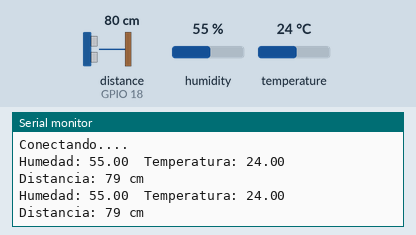
This sketch was run on a simulated ESP32. On the bench: the last lines printed to the serial monitor. Wiring (inferred from the names in the program): ultrasonic range finder: trigger GPIO 5; echo GPIO 18. Inputs (shaded band) come from the test bench; at power-on: distance to the obstacle (sensor on GPIO 18) 80 cm, humidity 55 %, temperature 24 °C. The echo pulse lasts 58.3 µs per cm; nothing arrives over Bluetooth unless stated.

Above: at 1.8 s.
1.9 s: distance to the obstacle (sensor on GPIO 18) set to 2 cm
At 3.3 s:
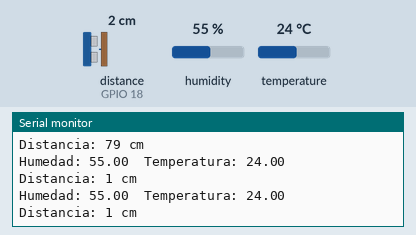
3.4 s: humidity set to 22 %
At 4.7 s:
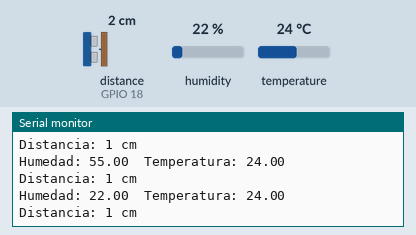
4.9 s: temperature set to 12 °C
At 6.3 s:
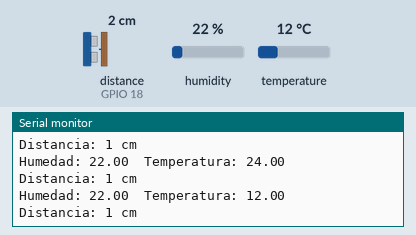
6.4 s: distance to the obstacle (sensor on GPIO 18) set to 4 cm
At 7.7 s:
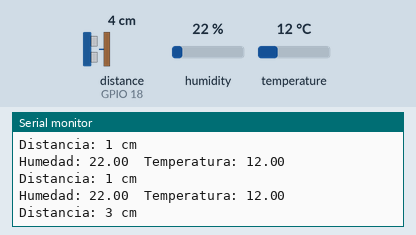
7.9 s: humidity set to 40 %
At 9.7 s:
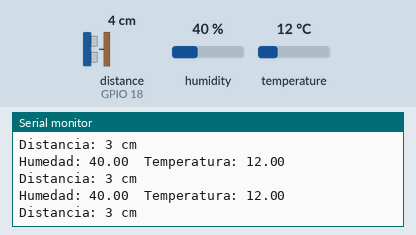
Timing chart, 0 to 10.4 s (numbered marks = the images above; inputs shaded):
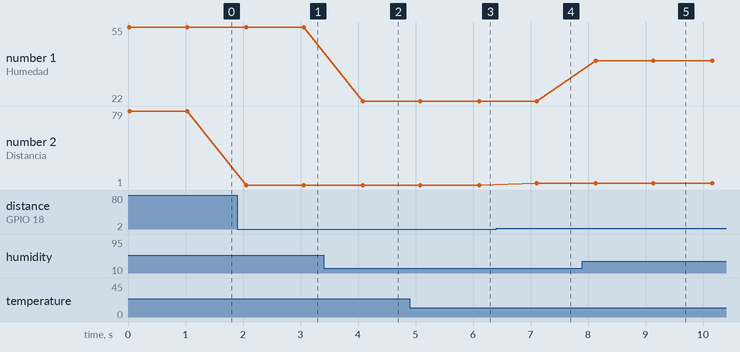

Measured:
- after the input at 1.9 s, the serial monitor: prints a new line after 0.16 s (image 1)
- after the input at 3.4 s, the serial monitor: prints a new line after 0.68 s (image 2)
- after the input at 4.9 s, the serial monitor: prints a new line after 1.2 s (image 3)
- after the input at 6.4 s, the serial monitor: prints a new line after 0.71 s (image 4)
- after the input at 7.9 s, the serial monitor: prints a new line after 0.24 s (image 5)
- plotted number 1: 55 → 22 after the input at 3.4 s, 22 → 40 after the input at 7.9 s
- plotted number 2: 79 → 1 after the input at 1.9 s, 1 → 3 after the input at 6.4 s

The sketch:

Sensor_DistTempHum_bluetooth.ino
```cpp
#include "BluetoothSerial.h"
#include <DHT.h>

BluetoothSerial SerialBT;

#define DHT_sensor_type DHT11
#define DHT_sensor_pin 4 //En el ESP32 solo puede ser el pin 4
#define Trigger 5
#define Echo 18

DHT dht_sensor(4, DHT11);

void setup() {
  Serial.println("Conectando....");
  SerialBT.begin("ESP32_LABVIEWX_team5");

  Serial.begin(115200);
  dht_sensor.begin();
  pinMode(Trigger, OUTPUT); //pin de salida
  pinMode(Echo, INPUT); //pin de entrada
  digitalWrite(Trigger, LOW); //inicializar el pin con 0
}

void loop() {
  float humedad = dht_sensor.readHumidity();
  int t; //tiempo
  int d; //distancia

  float temperatura = dht_sensor.readTemperature();

  if(isnan(humedad) || isnan(temperatura)){
    Serial.println("ERROR");
  }
  else{
    //Sensor de temp/humedad
    Serial.print("Humedad: ");
    Serial.print(humedad);
    Serial.print("\tTemperatura: ");
    Serial.print(temperatura);
    Serial.println();

    SerialBT.print("Humedad: ");
    SerialBT.print(humedad);
    SerialBT.print("    Temperatura: ");
    SerialBT.print(temperatura);
    SerialBT.println();
  }

  //Sensor de distancia
  digitalWrite(Trigger, HIGH);
  delayMicroseconds(10);
  digitalWrite(Trigger, LOW);

  t = pulseIn(Echo, HIGH); //pulso de 10 microsegundos
  d = t/59; //escalar la distancia a cm

  Serial.print("Distancia: ");
  Serial.print(d);
  Serial.print(" cm");
  Serial.println();Serial.println();

  SerialBT.print("Distancia: ");
  SerialBT.print(d);
  SerialBT.print(" cm");
  SerialBT.println();SerialBT.println();

  delay(1000);
}
```
